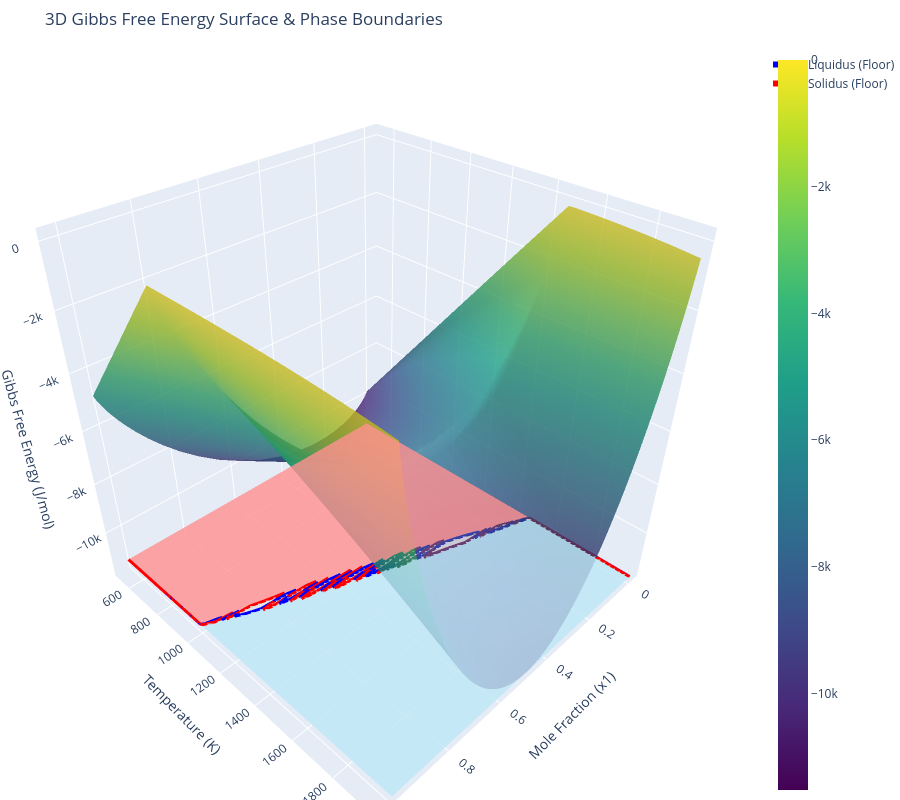

Write notebook code for a chart like this one.
### Markdown cell above
## 3D Gibbs Free Energy Surface
We can visualize the underlying convex energy landscape that drives this phase diagram. The Legendre dual of the `raw_phi` potential is the Gibbs Free Energy $G$. We plot the 3D surface $G(T, x_1)$ alongside the phase boundaries.

### Code cell
G_np = -free_energy # The conjugate dual is exactly -G

T_np = to_numpy(T_grid)
x1_np = dual_coords[..., 1] # x1 is at index 1

fig3d = go.Figure()

# Plot the 3D Equilibrium Surface
fig3d.add_trace(go.Surface(
    x=x1_np,
    y=T_np,
    z=G_np,
    colorscale='Viridis',
    opacity=0.8,
    name='Gibbs Free Energy'
))

# Calculate the shadow floor level
min_G = G_np.min()
T_grid_floor = np.vstack([T_vals_np, T_vals_np])
z_floor = np.full_like(T_grid_floor, min_G)

# Solid Region Floor Shadow
fig3d.add_trace(go.Surface(
    x=np.vstack([np.zeros_like(x_left), x_left]),
    y=T_grid_floor,
    z=z_floor,
    colorscale=[[0, 'rgba(240,128,128,0.8)'], [1, 'rgba(240,128,128,0.8)']], # lightcoral
    showscale=False,
    name='Solid Region'
))

# Liquid Region Floor Shadow
fig3d.add_trace(go.Surface(
    x=np.vstack([x_right, np.ones_like(x_right)]),
    y=T_grid_floor,
    z=z_floor,
    colorscale=[[0, 'rgba(173,216,230,0.8)'], [1, 'rgba(173,216,230,0.8)']], # lightblue
    showscale=False,
    name='Liquid Region'
))

# Two-Phase Region Floor Shadow
fig3d.add_trace(go.Surface(
    x=np.vstack([x_left, x_right]),
    y=T_grid_floor,
    z=z_floor,
    colorscale=[[0, 'rgba(211,211,211,0.8)'], [1, 'rgba(211,211,211,0.8)']], # lightgray
    showscale=False,
    name='Two-Phase Region'
))

# Overlay the 3D boundary lines on the floor
shadow_z = np.full_like(T_vals_np, min_G)

fig3d.add_trace(go.Scatter3d(
    x=x_liquidus, y=T_vals_np, z=shadow_z,
    mode='lines', line=dict(color='blue', width=6),
    name='Liquidus (Floor)'
))

fig3d.add_trace(go.Scatter3d(
    x=x_solidus, y=T_vals_np, z=shadow_z,
    mode='lines', line=dict(color='red', width=6),
    name='Solidus (Floor)'
))

fig3d.update_layout(
    title='3D Gibbs Free Energy Surface & Phase Boundaries',
    scene=dict(
        xaxis_title='Mole Fraction (x1)',
        yaxis_title='Temperature (K)',
        zaxis_title='Gibbs Free Energy (J/mol)',
        xaxis=dict(range=[-0.05, 1.05]),
        yaxis=dict(range=[500, 2000]),
    ),
    width=900,
    height=800,
    margin=dict(l=0, r=0, b=0, t=50)
)

fig3d.show()

### Figure 1 — Plotly figure (JSON) as saved in the notebook; plotly's stock layout.template omitted (floating-point values rounded to 4 significant figures; data arrays with more than 128 entries replaced by an {"elided": "..."} marker saying what was removed)
{"data": [{"colorscale": [[0, "#440154"], [0.1111, "#482878"], [0.2222, "#3e4989"], [0.3333, "#31688e"], [0.4444, "#26828e"], [0.5556, "#1f9e89"], [0.6667, "#35b779"], [0.7778, "#6ece58"], [0.8889, "#b5de2b"], [1, "#fde725"]], "name": "Gibbs Free Energy", "opacity": 0.8, "type": "surface", "x": {"elided": "150x150 float values"}, "y": {"elided": "150x150 float values"}, "z": {"elided": "150x150 float values"}}, {"colorscale": [[0, "rgba(240,128,128,0.8)"], [1, "rgba(240,128,128,0.8)"]], "name": "Solid Region", "showscale": false, "type": "surface", "x": {"elided": "2x150 float values"}, "y": {"elided": "2x150 float values"}, "z": {"elided": "2x150 float values"}}, {"colorscale": [[0, "rgba(173,216,230,0.8)"], [1, "rgba(173,216,230,0.8)"]], "name": "Liquid Region", "showscale": false, "type": "surface", "x": {"elided": "2x150 float values"}, "y": {"elided": "2x150 float values"}, "z": {"elided": "2x150 float values"}}, {"colorscale": [[0, "rgba(211,211,211,0.8)"], [1, "rgba(211,211,211,0.8)"]], "name": "Two-Phase Region", "showscale": false, "type": "surface", "x": {"elided": "2x150 float values"}, "y": {"elided": "2x150 float values"}, "z": {"elided": "2x150 float values"}}, {"line": {"color": "blue", "width": 6}, "mode": "lines", "name": "Liquidus (Floor)", "type": "scatter3d", "x": {"elided": "150 float values"}, "y": {"elided": "150 float values"}, "z": {"elided": "150 float values"}}, {"line": {"color": "red", "width": 6}, "mode": "lines", "name": "Solidus (Floor)", "type": "scatter3d", "x": {"elided": "150 float values"}, "y": {"elided": "150 float values"}, "z": {"elided": "150 float values"}}], "layout": {"height": 800, "margin": {"b": 0, "l": 0, "r": 0, "t": 50}, "scene": {"xaxis": {"range": [-0.05, 1.05], "title": {"text": "Mole Fraction (x1)"}}, "yaxis": {"range": [500, 2000], "title": {"text": "Temperature (K)"}}, "zaxis": {"title": {"text": "Gibbs Free Energy (J/mol)"}}}, "title": {"text": "3D Gibbs Free Energy Surface & Phase Boundaries"}, "width": 900}}
